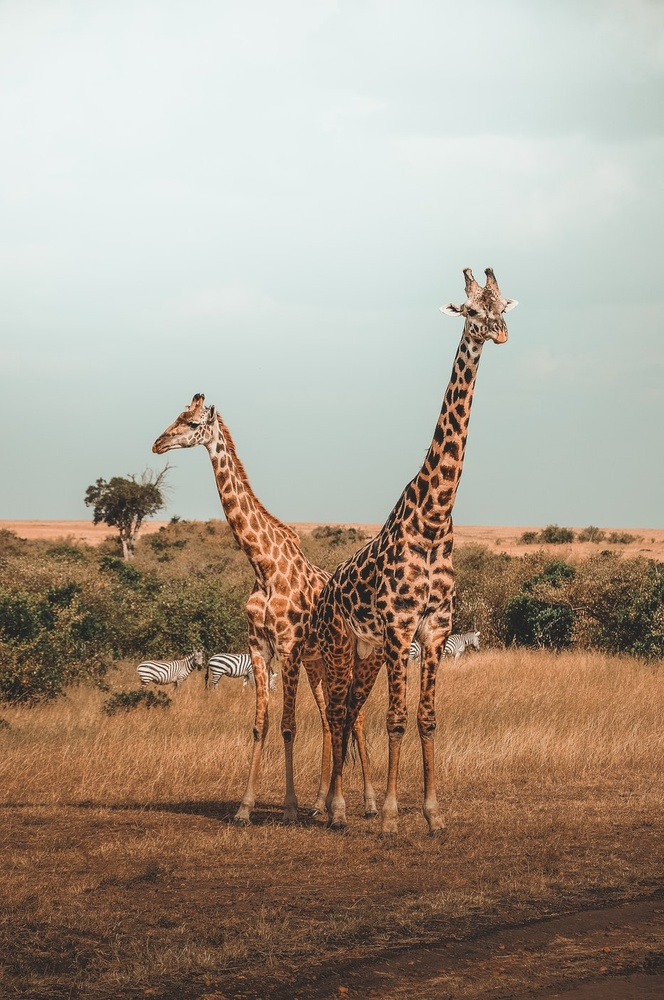
#> input picture section-4/giraffes.jpg, 664 x 1000 px, shrunk from 933 x 1405 before the run
$ jupyter execute assignment.ipynb
#> lines starting #> are read from the running program, lines starting #| are printed output that depends on the picture; after the words box and inside, x2 and y2 are one past the last pixel; in counts of white or black regions, pixels touching at a corner belong together
[cell 1]
import numpy as np
import matplotlib.pyplot as plt
import cv2

[cell 2]
img = cv2.imread('giraffes.jpg', 0)
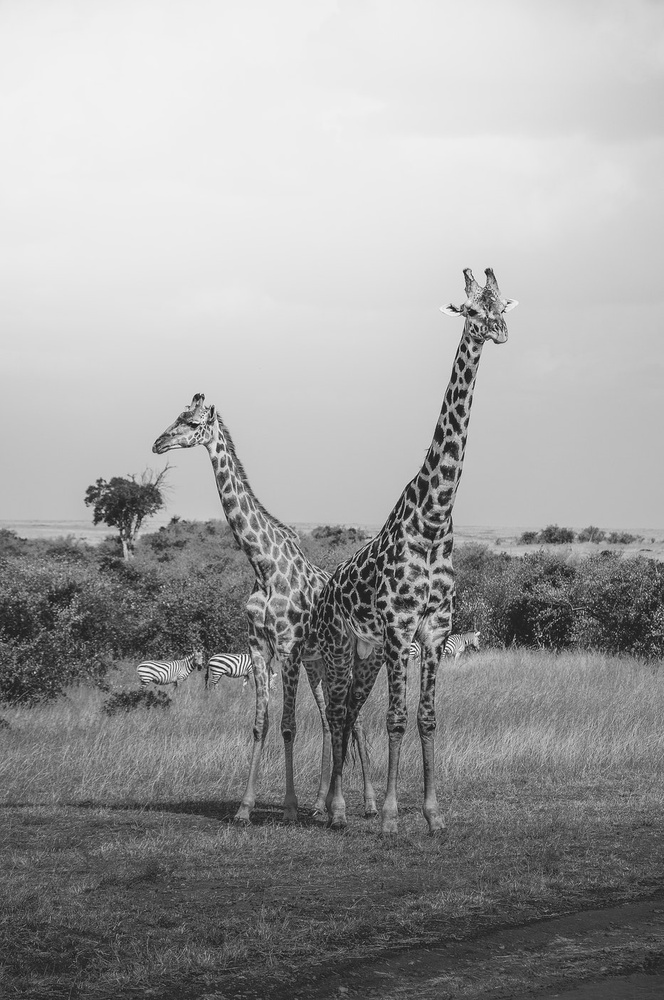
#> img: shape (1000, 664); min 5, max 255, mean 158.9
# img = cv2.cvtColor(img, cv2.COLOR_BGR2RGB)
ret, img2 = cv2.threshold(img, 127, 256, cv2.THRESH_BINARY)
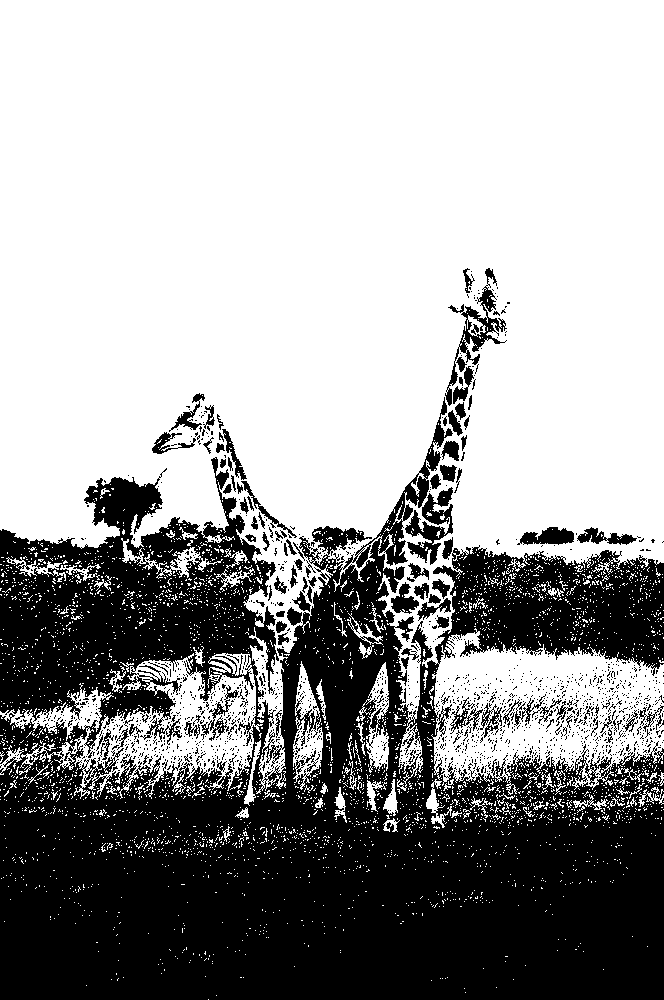
#> img2: shape (1000, 664); 62.5% white; 1624 black regions (1515 under 20 px), largest, box (x1, y1, x2, y2) and area: (0, 397, 664, 1000) 231155, (405, 487, 453, 565) 1573, (445, 268, 507, 406) 1519

[cell 3]
plt.imshow(img2, cmap = 'gray')

[cell 4]
img_hsv = cv2.imread('giraffes.jpg')
#> img_hsv is the input picture: shape (1000, 664, 3); mean B, G, R 141.5, 156.7, 170
img_hsv = cv2.cvtColor(img_hsv, cv2.COLOR_BGR2HSV)
#> img_hsv: shape (1000, 664, 3); mean H, S, V 45.8, 68.1, 174.8

$ run again, with section-4/bricks copy.jpg copied over section-4/giraffes.jpg
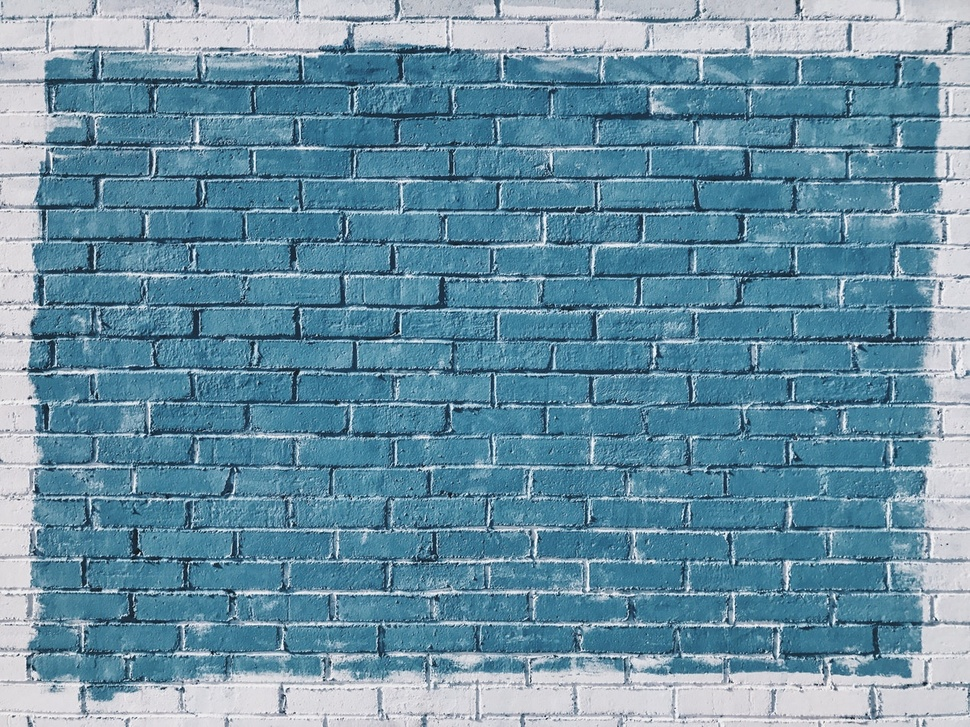
#> input picture section-4/bricks copy.jpg, 970 x 727 px, shrunk from 1267 x 950 before the run
#> `img = cv2.imread('giraffes.jpg', 0)`:
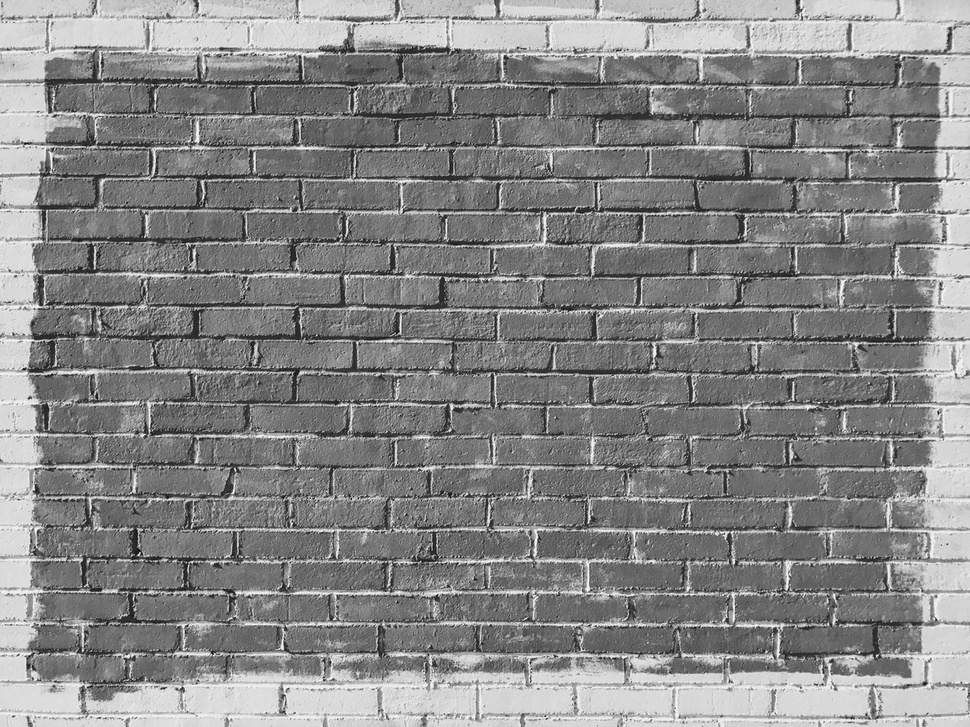
#> img: shape (727, 970); min 7, max 255, mean 134.5
#> `ret, img2 = cv2.threshold(img, 127, 256, cv2.THRESH_BINARY)`:
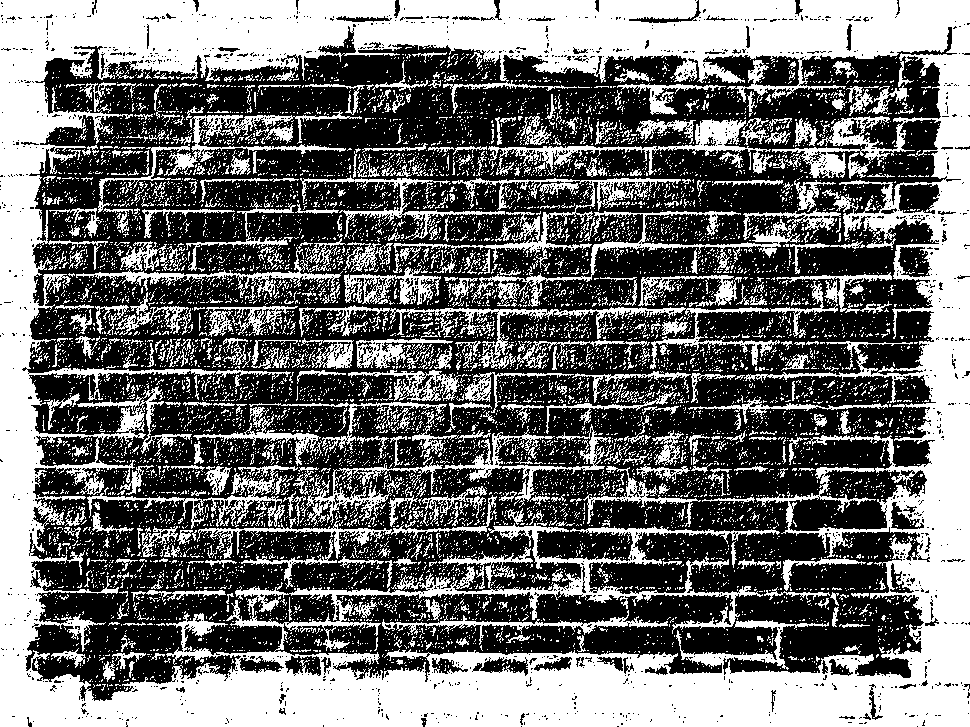
#> img2: shape (727, 970); 42.9% white; 10161 white regions (9658 under 20 px), largest, box (x1, y1, x2, y2) and area: (0, 0, 970, 727) 191613, (299, 305, 780, 369) 4199, (471, 208, 841, 307) 3904
#> img_hsv is the input picture: shape (727, 970, 3); mean B, G, R 163.5, 144, 104.9
#> img_hsv: shape (727, 970, 3); mean H, S, V 103.8, 103.1, 163.5
